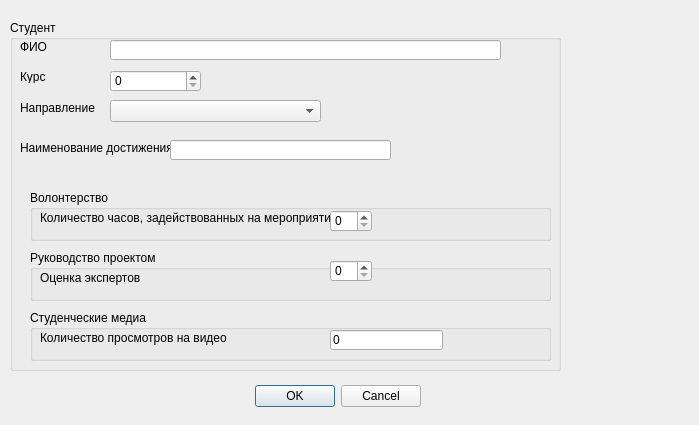
<?xml version="1.0" encoding="UTF-8"?>
<ui version="4.0">
 <class>AddEditDialog</class>
 <widget class="QDialog" name="AddEditDialog">
  <property name="geometry">
   <rect>
    <x>0</x>
    <y>0</y>
    <width>699</width>
    <height>425</height>
   </rect>
  </property>
  <property name="windowTitle">
   <string>Dialog</string>
  </property>
  <widget class="QDialogButtonBox" name="buttonBox">
   <property name="geometry">
    <rect>
     <x>80</x>
     <y>380</y>
     <width>341</width>
     <height>32</height>
    </rect>
   </property>
   <property name="orientation">
    <enum>Qt::Horizontal</enum>
   </property>
   <property name="standardButtons">
    <set>QDialogButtonBox::Cancel|QDialogButtonBox::Ok</set>
   </property>
  </widget>
  <widget class="QGroupBox" name="groupBox">
   <property name="geometry">
    <rect>
     <x>10</x>
     <y>20</y>
     <width>551</width>
     <height>351</height>
    </rect>
   </property>
   <property name="title">
    <string>Студент</string>
   </property>
   <widget class="QLabel" name="label">
    <property name="geometry">
     <rect>
      <x>10</x>
      <y>20</y>
      <width>47</width>
      <height>13</height>
     </rect>
    </property>
    <property name="text">
     <string>ФИО</string>
    </property>
   </widget>
   <widget class="QLineEdit" name="mFio">
    <property name="geometry">
     <rect>
      <x>100</x>
      <y>20</y>
      <width>391</width>
      <height>20</height>
     </rect>
    </property>
   </widget>
   <widget class="QLabel" name="label_2">
    <property name="geometry">
     <rect>
      <x>10</x>
      <y>50</y>
      <width>47</width>
      <height>13</height>
     </rect>
    </property>
    <property name="text">
     <string>Курс</string>
    </property>
   </widget>
   <widget class="QSpinBox" name="mCourse">
    <property name="geometry">
     <rect>
      <x>100</x>
      <y>50</y>
      <width>91</width>
      <height>22</height>
     </rect>
    </property>
    <property name="maximum">
     <number>4</number>
    </property>
   </widget>
   <widget class="QLabel" name="label_3">
    <property name="geometry">
     <rect>
      <x>10</x>
      <y>80</y>
      <width>81</width>
      <height>16</height>
     </rect>
    </property>
    <property name="text">
     <string>Направление</string>
    </property>
   </widget>
   <widget class="QComboBox" name="mLine">
    <property name="geometry">
     <rect>
      <x>100</x>
      <y>80</y>
      <width>211</width>
      <height>22</height>
     </rect>
    </property>
   </widget>
   <widget class="QGroupBox" name="groupBox_2">
    <property name="geometry">
     <rect>
      <x>20</x>
      <y>170</y>
      <width>521</width>
      <height>51</height>
     </rect>
    </property>
    <property name="title">
     <string>Волонтерство</string>
    </property>
    <widget class="QLabel" name="label_4">
     <property name="geometry">
      <rect>
       <x>10</x>
       <y>20</y>
       <width>291</width>
       <height>16</height>
      </rect>
     </property>
     <property name="text">
      <string>Количество часов, задействованных на мероприятии</string>
     </property>
    </widget>
    <widget class="QSpinBox" name="mNHour">
     <property name="geometry">
      <rect>
       <x>300</x>
       <y>20</y>
       <width>42</width>
       <height>22</height>
      </rect>
     </property>
     <property name="maximum">
      <number>24</number>
     </property>
    </widget>
   </widget>
   <widget class="QGroupBox" name="groupBox_3">
    <property name="geometry">
     <rect>
      <x>20</x>
      <y>230</y>
      <width>521</width>
      <height>51</height>
     </rect>
    </property>
    <property name="title">
     <string>Руководство проектом</string>
    </property>
    <widget class="QLabel" name="label_5">
     <property name="geometry">
      <rect>
       <x>10</x>
       <y>20</y>
       <width>281</width>
       <height>16</height>
      </rect>
     </property>
     <property name="text">
      <string>Оценка экспертов</string>
     </property>
    </widget>
    <widget class="QSpinBox" name="mMark">
     <property name="geometry">
      <rect>
       <x>300</x>
       <y>10</y>
       <width>42</width>
       <height>22</height>
      </rect>
     </property>
     <property name="maximum">
      <number>10</number>
     </property>
    </widget>
   </widget>
   <widget class="QGroupBox" name="groupBox_4">
    <property name="geometry">
     <rect>
      <x>20</x>
      <y>290</y>
      <width>521</width>
      <height>51</height>
     </rect>
    </property>
    <property name="title">
     <string>Студенческие медиа</string>
    </property>
    <widget class="QLabel" name="label_6">
     <property name="geometry">
      <rect>
       <x>10</x>
       <y>20</y>
       <width>281</width>
       <height>16</height>
      </rect>
     </property>
     <property name="text">
      <string>Количество просмотров на видео</string>
     </property>
    </widget>
    <widget class="QLineEdit" name="mNumView">
     <property name="geometry">
      <rect>
       <x>300</x>
       <y>20</y>
       <width>113</width>
       <height>20</height>
      </rect>
     </property>
     <property name="text">
      <string>0</string>
     </property>
    </widget>
   </widget>
   <widget class="QLabel" name="label_7">
    <property name="geometry">
     <rect>
      <x>10</x>
      <y>120</y>
      <width>151</width>
      <height>16</height>
     </rect>
    </property>
    <property name="text">
     <string>Наименование достижения</string>
    </property>
   </widget>
   <widget class="QLineEdit" name="mNameActivity">
    <property name="geometry">
     <rect>
      <x>160</x>
      <y>120</y>
      <width>221</width>
      <height>20</height>
     </rect>
    </property>
   </widget>
  </widget>
 </widget>
 <resources/>
 <connections>
  <connection>
   <sender>buttonBox</sender>
   <signal>accepted()</signal>
   <receiver>AddEditDialog</receiver>
   <slot>accept()</slot>
   <hints>
    <hint type="sourcelabel">
     <x>248</x>
     <y>254</y>
    </hint>
    <hint type="destinationlabel">
     <x>157</x>
     <y>274</y>
    </hint>
   </hints>
  </connection>
  <connection>
   <sender>buttonBox</sender>
   <signal>rejected()</signal>
   <receiver>AddEditDialog</receiver>
   <slot>reject()</slot>
   <hints>
    <hint type="sourcelabel">
     <x>316</x>
     <y>260</y>
    </hint>
    <hint type="destinationlabel">
     <x>286</x>
     <y>274</y>
    </hint>
   </hints>
  </connection>
 </connections>
</ui>
